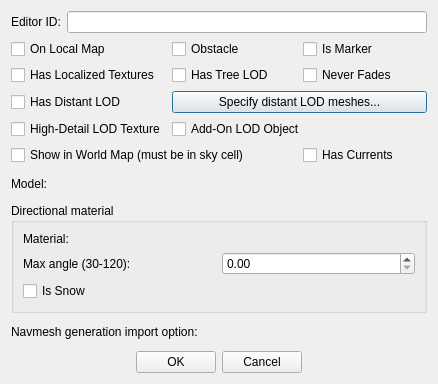
<?xml version="1.0" encoding="UTF-8"?>
<ui version="4.0">
 <class>FormDialogStatic</class>
 <widget class="QDialog" name="FormDialogStatic">
  <property name="geometry">
   <rect>
    <x>0</x>
    <y>0</y>
    <width>438</width>
    <height>384</height>
   </rect>
  </property>
  <property name="windowTitle">
   <string>Static</string>
  </property>
  <layout class="QVBoxLayout" name="verticalLayout">
   <item>
    <layout class="QHBoxLayout" name="editorIDLayout">
     <item>
      <widget class="QLabel" name="label">
       <property name="text">
        <string>Editor ID:</string>
       </property>
       <property name="buddy">
        <cstring>editorID</cstring>
       </property>
      </widget>
     </item>
     <item>
      <widget class="QLineEdit" name="editorID"/>
     </item>
    </layout>
   </item>
   <item>
    <layout class="QGridLayout" name="flagsAndLODLayout">
     <item row="3" column="0">
      <widget class="QCheckBox" name="flagHasHighDetailLODTexture">
       <property name="text">
        <string>High-Detail LOD Texture</string>
       </property>
      </widget>
     </item>
     <item row="0" column="1">
      <widget class="QCheckBox" name="flagObstacle">
       <property name="text">
        <string>Obstacle</string>
       </property>
      </widget>
     </item>
     <item row="1" column="0">
      <widget class="QCheckBox" name="flagHasLocalizedTextures">
       <property name="text">
        <string>Has Localized Textures</string>
       </property>
      </widget>
     </item>
     <item row="3" column="1" colspan="2">
      <widget class="QCheckBox" name="flagAddOnLODObject">
       <property name="text">
        <string>Add-On LOD Object</string>
       </property>
      </widget>
     </item>
     <item row="0" column="2">
      <widget class="QCheckBox" name="flagIsMarker">
       <property name="whatsThis">
        <string>If this is checked, then refs of this object will be invisible in-game, cannot be scaled, and can be used as enable state parents for other refs.</string>
       </property>
       <property name="text">
        <string>Is Marker</string>
       </property>
      </widget>
     </item>
     <item row="1" column="2">
      <widget class="QCheckBox" name="flagNeverFades">
       <property name="whatsThis">
        <string>If this option is checked, and a ref using this base form has the &quot;Is Full LOD&quot; option checked, then that ref won't fade out of view at a distance.</string>
       </property>
       <property name="text">
        <string>Never Fades</string>
       </property>
      </widget>
     </item>
     <item row="2" column="0">
      <widget class="QCheckBox" name="flagHasDistantLOD">
       <property name="whatsThis">
        <string>If this is checked, and if distant LOD meshes have been set for this object, then it will be visible outside of the loaded cell grid (i.e. uGridsToLoad).</string>
       </property>
       <property name="text">
        <string>Has Distant LOD</string>
       </property>
      </widget>
     </item>
     <item row="2" column="1" colspan="2">
      <widget class="QPushButton" name="buttonSpecifyLODMeshes">
       <property name="text">
        <string>Specify distant LOD meshes...</string>
       </property>
      </widget>
     </item>
     <item row="0" column="0">
      <widget class="QCheckBox" name="flagOnLocalMap">
       <property name="whatsThis">
        <string>If this is checked, the object will be visible on the player's Local Map.</string>
       </property>
       <property name="text">
        <string>On Local Map</string>
       </property>
      </widget>
     </item>
     <item row="1" column="1">
      <widget class="QCheckBox" name="flagHasTreeLOD">
       <property name="text">
        <string>Has Tree LOD</string>
       </property>
      </widget>
     </item>
     <item row="4" column="0" colspan="2">
      <widget class="QCheckBox" name="flagShowInWorldMap">
       <property name="text">
        <string>Show in World Map (must be in sky cell)</string>
       </property>
      </widget>
     </item>
     <item row="4" column="2">
      <widget class="QCheckBox" name="flagHasCurrents">
       <property name="text">
        <string>Has Currents</string>
       </property>
      </widget>
     </item>
    </layout>
   </item>
   <item>
    <layout class="QHBoxLayout" name="modelLayout">
     <item>
      <widget class="QLabel" name="label_2">
       <property name="text">
        <string>Model:</string>
       </property>
       <property name="buddy">
        <cstring>model</cstring>
       </property>
      </widget>
     </item>
     <item>
      <widget class="DKFormNIFPicker" name="model"/>
     </item>
    </layout>
   </item>
   <item>
    <widget class="QGroupBox" name="directionalMaterialGroupbox">
     <property name="whatsThis">
      <string>Apply a material effect (i.e. a texture) to the object, coating surfaces of the object that face a given direction. This can be useful for covering objects in snow, ashfall, and similar effects.</string>
     </property>
     <property name="title">
      <string>Directional material</string>
     </property>
     <layout class="QGridLayout" name="gridLayout_2">
      <item row="1" column="0">
       <widget class="QLabel" name="label_3">
        <property name="text">
         <string>Max angle (30-120):</string>
        </property>
        <property name="buddy">
         <cstring>directionalMaterialAngle</cstring>
        </property>
       </widget>
      </item>
      <item row="0" column="0">
       <widget class="QLabel" name="label_4">
        <property name="text">
         <string>Material:</string>
        </property>
        <property name="buddy">
         <cstring>directionalMaterial</cstring>
        </property>
       </widget>
      </item>
      <item row="1" column="1">
       <widget class="QDoubleSpinBox" name="directionalMaterialAngle"/>
      </item>
      <item row="0" column="1">
       <widget class="DKFormPicker" name="directionalMaterial"/>
      </item>
      <item row="2" column="0" colspan="2">
       <widget class="QCheckBox" name="directionalMaterialIsSnow">
        <property name="text">
         <string>Is Snow</string>
        </property>
       </widget>
      </item>
     </layout>
    </widget>
   </item>
   <item>
    <layout class="QHBoxLayout" name="horizontalLayout">
     <item>
      <widget class="QLabel" name="label_5">
       <property name="text">
        <string>Navmesh generation import option:</string>
       </property>
       <property name="buddy">
        <cstring>navmeshGeneration</cstring>
       </property>
      </widget>
     </item>
     <item>
      <widget class="DKNavmeshGenerationImportOptionPicker" name="navmeshGeneration"/>
     </item>
    </layout>
   </item>
   <item>
    <layout class="QHBoxLayout" name="buttonsLayout">
     <item>
      <spacer name="horizontalSpacer">
       <property name="orientation">
        <enum>Qt::Horizontal</enum>
       </property>
       <property name="sizeHint" stdset="0">
        <size>
         <width>40</width>
         <height>20</height>
        </size>
       </property>
      </spacer>
     </item>
     <item>
      <widget class="QPushButton" name="buttonOK">
       <property name="text">
        <string>OK</string>
       </property>
      </widget>
     </item>
     <item>
      <widget class="QPushButton" name="buttonCancel">
       <property name="text">
        <string>Cancel</string>
       </property>
      </widget>
     </item>
     <item>
      <spacer name="horizontalSpacer_2">
       <property name="orientation">
        <enum>Qt::Horizontal</enum>
       </property>
       <property name="sizeHint" stdset="0">
        <size>
         <width>40</width>
         <height>20</height>
        </size>
       </property>
      </spacer>
     </item>
    </layout>
   </item>
  </layout>
 </widget>
 <customwidgets>
  <customwidget>
   <class>DKFormPicker</class>
   <extends>QWidget</extends>
   <header>widgets/DKFormPicker.h</header>
  </customwidget>
  <customwidget>
   <class>DKNavmeshGenerationImportOptionPicker</class>
   <extends>QWidget</extends>
   <header>widgets/DKNavmeshGenerationImportOptionPicker.h</header>
  </customwidget>
  <customwidget>
   <class>DKFormNIFPicker</class>
   <extends>QWidget</extends>
   <header>widgets/DKFormNIFPicker.h</header>
  </customwidget>
 </customwidgets>
 <tabstops>
  <tabstop>editorID</tabstop>
  <tabstop>flagOnLocalMap</tabstop>
  <tabstop>flagObstacle</tabstop>
  <tabstop>flagIsMarker</tabstop>
  <tabstop>flagHasLocalizedTextures</tabstop>
  <tabstop>flagHasTreeLOD</tabstop>
  <tabstop>flagNeverFades</tabstop>
  <tabstop>flagHasDistantLOD</tabstop>
  <tabstop>buttonSpecifyLODMeshes</tabstop>
  <tabstop>flagHasHighDetailLODTexture</tabstop>
  <tabstop>flagAddOnLODObject</tabstop>
  <tabstop>flagShowInWorldMap</tabstop>
  <tabstop>flagHasCurrents</tabstop>
  <tabstop>model</tabstop>
  <tabstop>directionalMaterial</tabstop>
  <tabstop>directionalMaterialAngle</tabstop>
  <tabstop>directionalMaterialIsSnow</tabstop>
  <tabstop>navmeshGeneration</tabstop>
  <tabstop>buttonOK</tabstop>
  <tabstop>buttonCancel</tabstop>
 </tabstops>
 <resources/>
 <connections/>
</ui>
